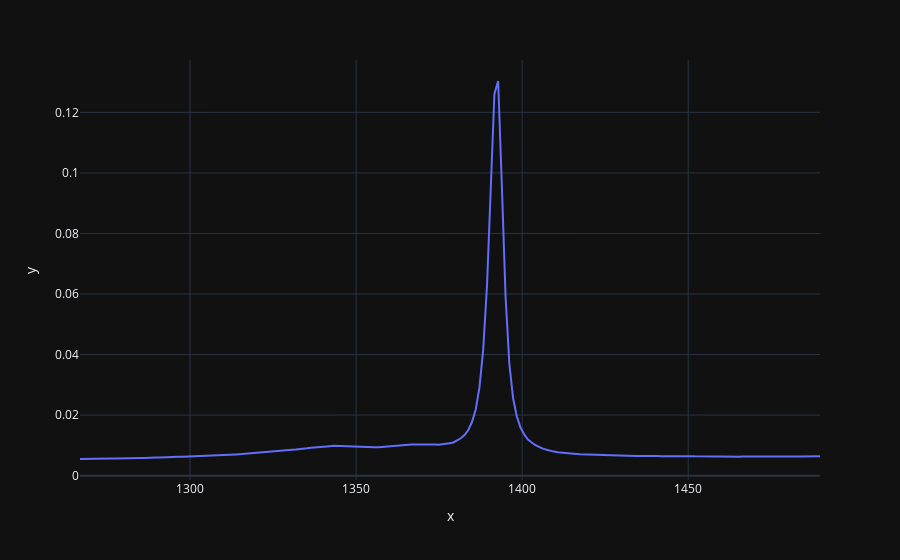
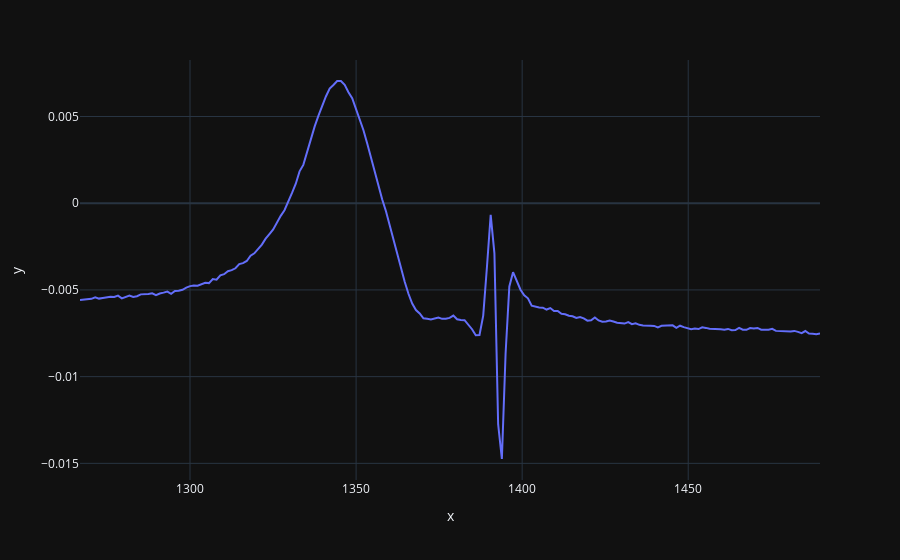
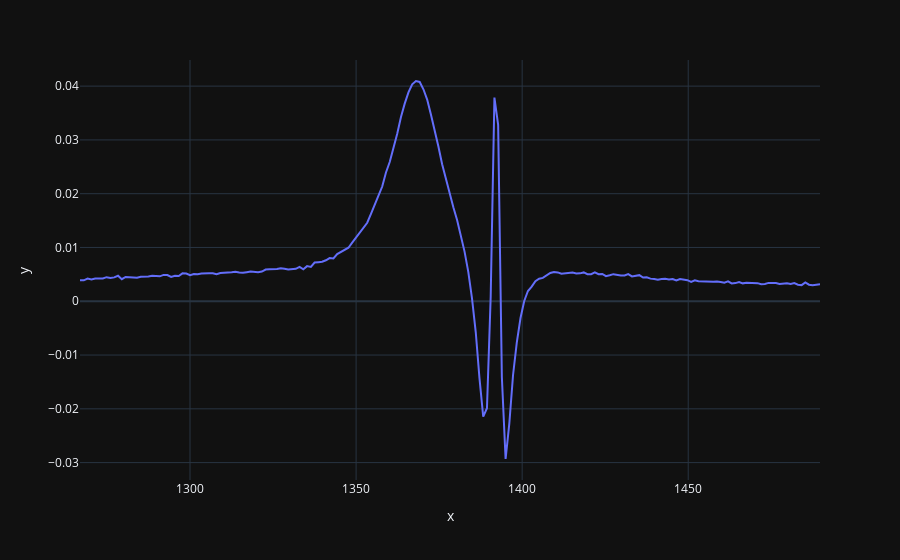
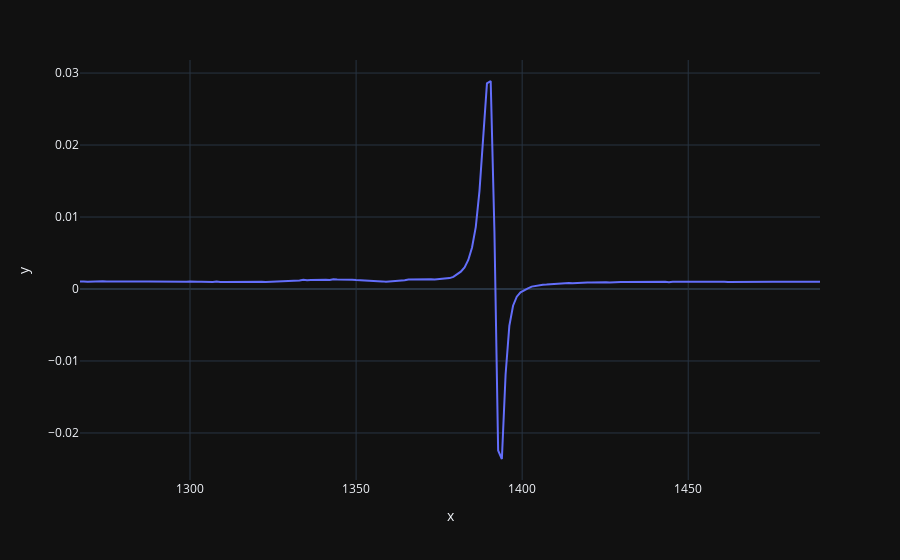

Source (notebook cell) for these figures, in order:
### Code cell
new_base_vectors = np.dot(map_a.base_vectors[:5].T, np.linalg.inv(t_matrix)).T
new_vectors = np.dot(t_matrix, map_a.vectors[:5])

px.line(x = map_a.raman_shift, y = new_base_vectors[0]).show()
# px.imshow(np.reshape(new_vectors[0], map_a.shape)).show()
px.line(x = map_a.raman_shift, y = new_base_vectors[1]).show()
# px.imshow(np.reshape(new_vectors[1], map_a.shape)).show()
px.line(x = map_a.raman_shift, y = new_base_vectors[2]).show()
# px.imshow(np.reshape(new_vectors[2], map_a.shape)).show()
px.line(x = map_a.raman_shift, y = new_base_vectors[3]).show()
# px.imshow(np.reshape(new_vectors[3], map_a.shape)).show()
px.line(x = map_a.raman_shift, y = new_base_vectors[4]).show()
# px.imshow(np.reshape(new_vectors[4], map_a.shape)).show()
# px.line(x = map_a.raman_shift, y = new_base_vectors[5]).show()
# px.imshow(np.reshape(new_vectors[5], map_a.shape)).show()

### Figure 1 — Plotly figure (JSON) as saved in the notebook; plotly's stock layout.template omitted (floating-point values rounded to 4 significant figures; data arrays with more than 128 entries replaced by an {"elided": "..."} marker saying what was removed)
{"data": [{"hovertemplate": "x=%{x}<br>y=%{y}<extra></extra>", "legendgroup": "", "line": {"color": "#636efa", "dash": "solid"}, "marker": {"symbol": "circle"}, "mode": "lines", "name": "", "orientation": "v", "showlegend": false, "x": {"elided": "199 float values"}, "xaxis": "x", "y": {"elided": "199 float values"}, "yaxis": "y", "type": "scatter"}], "layout": {"xaxis": {"anchor": "y", "domain": [0.0, 1.0], "title": {"text": "x"}}, "yaxis": {"anchor": "x", "domain": [0.0, 1.0], "title": {"text": "y"}}, "legend": {"tracegroupgap": 0}, "margin": {"t": 60}}}

### Figure 2 — Plotly figure (JSON) as saved in the notebook; plotly's stock layout.template omitted (floating-point values rounded to 4 significant figures; data arrays with more than 128 entries replaced by an {"elided": "..."} marker saying what was removed)
{"data": [{"hovertemplate": "x=%{x}<br>y=%{y}<extra></extra>", "legendgroup": "", "line": {"color": "#636efa", "dash": "solid"}, "marker": {"symbol": "circle"}, "mode": "lines", "name": "", "orientation": "v", "showlegend": false, "x": {"elided": "199 float values"}, "xaxis": "x", "y": {"elided": "199 float values"}, "yaxis": "y", "type": "scatter"}], "layout": {"xaxis": {"anchor": "y", "domain": [0.0, 1.0], "title": {"text": "x"}}, "yaxis": {"anchor": "x", "domain": [0.0, 1.0], "title": {"text": "y"}}, "legend": {"tracegroupgap": 0}, "margin": {"t": 60}}}

### Figure 3 — Plotly figure (JSON) as saved in the notebook; plotly's stock layout.template omitted (floating-point values rounded to 4 significant figures; data arrays with more than 128 entries replaced by an {"elided": "..."} marker saying what was removed)
{"data": [{"hovertemplate": "x=%{x}<br>y=%{y}<extra></extra>", "legendgroup": "", "line": {"color": "#636efa", "dash": "solid"}, "marker": {"symbol": "circle"}, "mode": "lines", "name": "", "orientation": "v", "showlegend": false, "x": {"elided": "199 float values"}, "xaxis": "x", "y": {"elided": "199 float values"}, "yaxis": "y", "type": "scatter"}], "layout": {"xaxis": {"anchor": "y", "domain": [0.0, 1.0], "title": {"text": "x"}}, "yaxis": {"anchor": "x", "domain": [0.0, 1.0], "title": {"text": "y"}}, "legend": {"tracegroupgap": 0}, "margin": {"t": 60}}}

### Figure 4 — Plotly figure (JSON) as saved in the notebook; plotly's stock layout.template omitted (floating-point values rounded to 4 significant figures; data arrays with more than 128 entries replaced by an {"elided": "..."} marker saying what was removed)
{"data": [{"hovertemplate": "x=%{x}<br>y=%{y}<extra></extra>", "legendgroup": "", "line": {"color": "#636efa", "dash": "solid"}, "marker": {"symbol": "circle"}, "mode": "lines", "name": "", "orientation": "v", "showlegend": false, "x": {"elided": "199 float values"}, "xaxis": "x", "y": {"elided": "199 float values"}, "yaxis": "y", "type": "scatter"}], "layout": {"xaxis": {"anchor": "y", "domain": [0.0, 1.0], "title": {"text": "x"}}, "yaxis": {"anchor": "x", "domain": [0.0, 1.0], "title": {"text": "y"}}, "legend": {"tracegroupgap": 0}, "margin": {"t": 60}}}
